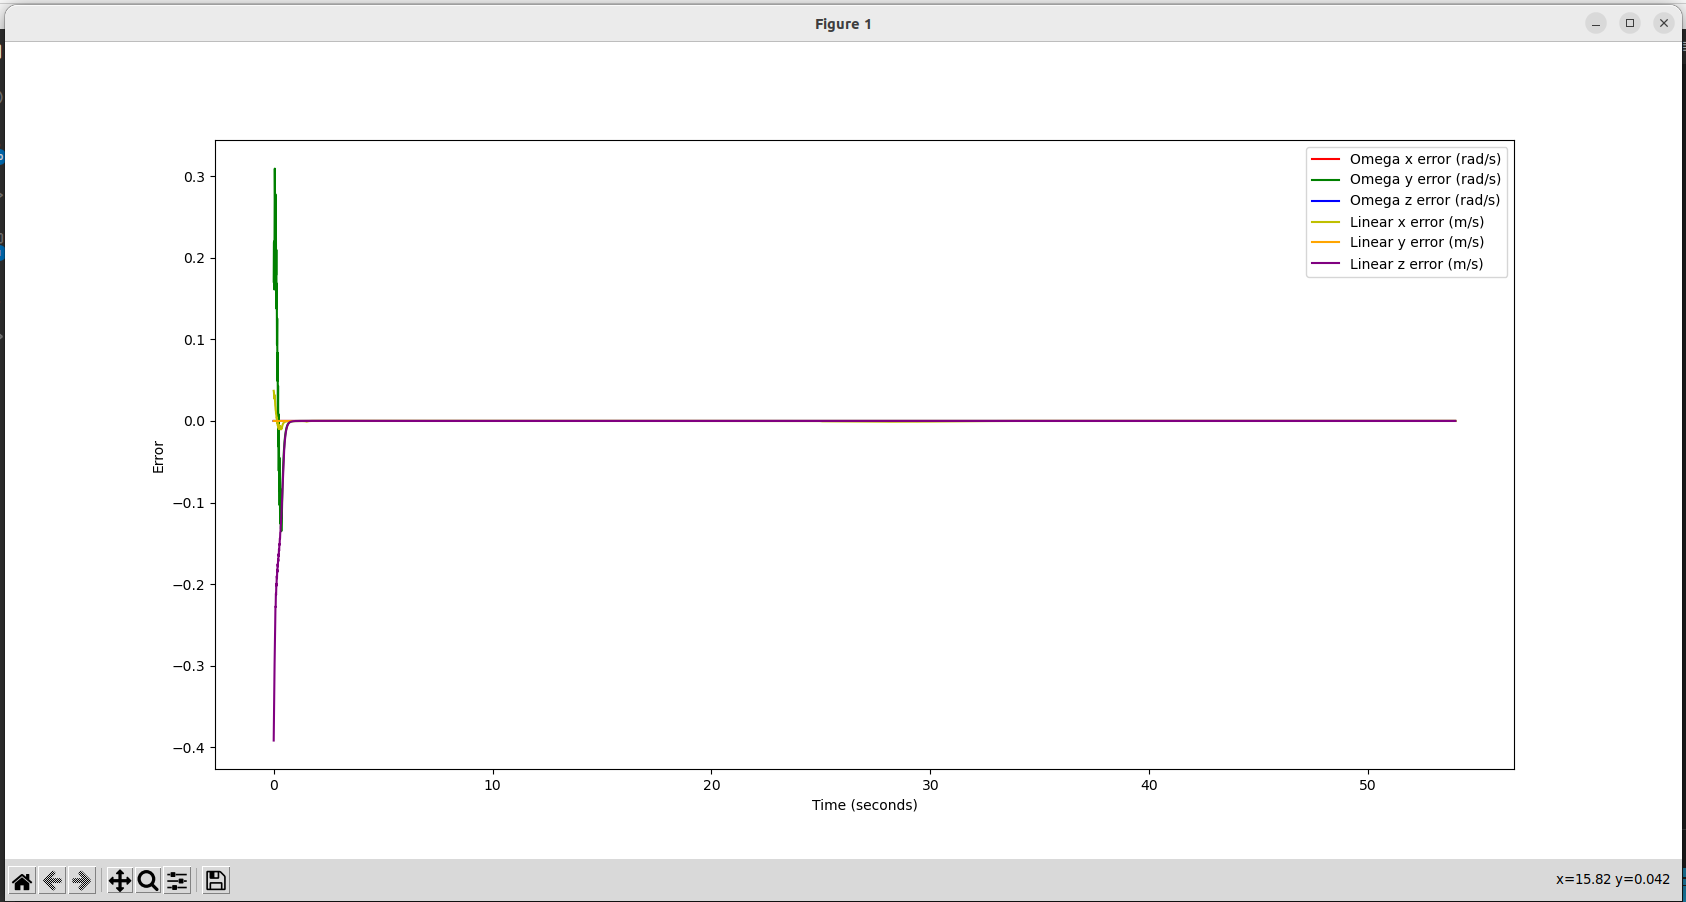

Write Python code to recreate this figure.
import modern_robotics as mr
import numpy as np
import csv
import matplotlib.pyplot as plt

Blist = np.array([[0,         0,         1,         0,    0.033,        0],
                  [0,        -1,         0,   -0.5076,        0,        0],
                  [0,        -1,         0,   -0.3526,        0,        0],
                  [0,        -1,         0,   -0.2176,        0,        0],
                  [0,         0,         1,         0,        0,        0]]).T

T_sci = np.array([[1, 0, 0, 1],
                  [0, 1, 0, 0],
                  [0, 0, 1, 0.025],
                  [0, 0, 0, 1]])

T_scf = np.array([[0, 1, 0, 0],
                  [-1, 0, 0, -1],
                  [0, 0, 1, 0.025],
                  [0, 0, 0, 1]])

T_b0 = np.array([[1, 0, 0, 0.1662],
                 [0, 1, 0, 0],
                 [0, 0, 1, 0.0026],
                 [0, 0, 0, 1]])

M_0e = np.array([[1, 0, 0, 0.033],
                 [0, 1, 0, 0],
                 [0, 0, 1, 0.6546],
                 [0, 0, 0, 1]])

T_sei = np.array([[0, 0, 1, 0],
                  [0, 1, 0, 0],
                  [-1, 0, 0, 0.5],
                  [0, 0, 0, 1]])

T_ces = np.array([[-1, 0, 0, 0],
                  [0, 1, 0, 0],
                  [0, 0, -1, 0.2],
                  [0, 0, 0, 1]])  # ce standoff

T_cegrasp = np.array([[-1, 0, 0, 0],
                      [0, 1, 0, 0],
                      [0, 0, -1, 0],
                      [0, 0, 0, 1]])

k = 1

identity6 = np.array([[1, 0, 0, 0, 0, 0],
                      [0, 1, 0, 0, 0, 0],
                      [0, 0, 1, 0, 0, 0],
                      [0, 0, 0, 1, 0, 0],
                      [0, 0, 0, 0, 1, 0],
                      [0, 0, 0, 0, 0, 1]])

Ki = 10.50*identity6  # 10.5
Kp = 1.0*identity6
dt = 0.01

wheel_radius = 0.0475
l_wheel = 0.47/2
w_wheel = 0.15
gamma_13 = -np.pi/4
gamma_24 = np.pi/4

F_pseudo = np.array([[-1/(l_wheel+w_wheel), 1/(l_wheel+w_wheel),
                    1/(l_wheel+w_wheel), -1/(l_wheel+w_wheel)],
                    [1, 1, 1, 1],
                    [-1, 1, -1, 1]])*(wheel_radius/4)

F6 = np.array([[0, 0, 0, 0], [0, 0, 0, 0], F_pseudo[0],
              F_pseudo[1], F_pseudo[2], [0, 0, 0, 0]])


def TrajectoryGenerator(T_sei, T_sci, T_scf, T_cegrasp, T_cestandoff, k):
    """
    Get the desired trajectory.

    Generates the reference trajectory for the end effector frame.

    Args:
    ----
    Tsei: Initial Configuration of the EE in the space frame.
    Tsci: Initial Configuration of the cube in the space frame.
    Tscf: Final Configuration of the cube in the space frame.
    Tcegrasp: EE configuration relative to the cube when picked up.
    Tcestandoff: EE standoff configuration relative to cube.
    k: Number of trajectory reference configurations per 0.01 seconds.

    Returns
    -------
    config_list: List of 13-vector configurations of the end-effector
    """

    T_ees1 = T_sci@T_cestandoff
    config_list = []

    # Trajectory to standoff above cube
    traj1 = mr.CartesianTrajectory(T_sei, T_ees1, 4, 4*k/0.01, 3)
    for i in range(0, len(traj1)):
        config_line = []
        for j in range(0, 3):
            for k in range(0, 3):
                config_line.append(traj1[i][j][k])
        for q in range(0, 3):
            config_line.append(traj1[i][q][3])
        config_line.append(0)
        config_list.append(config_line)

    T_eegrasp1 = T_sci@T_cegrasp

    # Trajectory to cube
    traj2 = mr.CartesianTrajectory(T_ees1, T_eegrasp1, 4, 4*k/0.01, 3)
    for i in range(0, len(traj2)):
        config_line = []
        for j in range(0, 3):
            for k in range(0, 3):
                config_line.append(traj2[i][j][k])
        for q in range(0, 3):
            config_line.append(traj2[i][q][3])
        config_line.append(0)
        config_list.append(config_line)

    # Trajectory grab cube
    traj3 = mr.CartesianTrajectory(T_eegrasp1, T_eegrasp1, 1, 1*k/0.01, 3)
    for i in range(0, len(traj3)):
        config_line = []
        for j in range(0, 3):
            for k in range(0, 3):
                config_line.append(traj3[i][j][k])
        for q in range(0, 3):
            config_line.append(traj3[i][q][3])
        config_line.append(1)
        config_list.append(config_line)

    # Trajectory to move back to standoff
    traj4 = mr.CartesianTrajectory(T_eegrasp1, T_ees1, 4, 4*k/0.01, 3)
    for i in range(0, len(traj4)):
        config_line = []
        for j in range(0, 3):
            for k in range(0, 3):
                config_line.append(traj4[i][j][k])
        for q in range(0, 3):
            config_line.append(traj4[i][q][3])
        config_line.append(1)
        config_list.append(config_line)

    T_ees2 = T_scf@T_cestandoff

    # Trajectory to move to standoff 2
    traj5 = mr.ScrewTrajectory(T_ees1, T_ees2, 6, 6*k/0.01, 3)
    for i in range(0, len(traj5)):
        config_line = []
        for j in range(0, 3):
            for k in range(0, 3):
                config_line.append(traj5[i][j][k])
        for q in range(0, 3):
            config_line.append(traj5[i][q][3])
        config_line.append(1)
        config_list.append(config_line)

    T_eegrasp2 = T_scf@T_cegrasp

    # Trajectory to move to final block pos
    traj6 = mr.CartesianTrajectory(T_ees2, T_eegrasp2, 6, 6*k/0.01, 3)
    for i in range(0, len(traj6)):
        config_line = []
        for j in range(0, 3):
            for k in range(0, 3):
                config_line.append(traj6[i][j][k])
        for q in range(0, 3):
            config_line.append(traj6[i][q][3])
        config_line.append(1)
        config_list.append(config_line)

    # Trajectory to ungrasp block
    traj7 = mr.CartesianTrajectory(T_eegrasp2, T_eegrasp2, 1, 1*k/0.01, 3)
    for i in range(0, len(traj7)):
        config_line = []
        for j in range(0, 3):
            for k in range(0, 3):
                config_line.append(traj7[i][j][k])
        for q in range(0, 3):
            config_line.append(traj7[i][q][3])
        config_line.append(0)
        config_list.append(config_line)

    # Trajectory to ungrasp block
    traj8 = mr.CartesianTrajectory(T_eegrasp2, T_ees2, 3, 3*k/0.01, 3)
    for i in range(0, len(traj8)):
        config_line = []
        for j in range(0, 3):
            for k in range(0, 3):
                config_line.append(traj8[i][j][k])
        for q in range(0, 3):
            config_line.append(traj8[i][q][3])
        config_line.append(0)
        config_list.append(config_line)

    # with open('traj.csv', 'w', newline='') as f:
    #     writer = csv.writer(f)
    #     writer.writerows(config_list)

    return config_list


def NextState(config, velocities, dt, w_max):
    """
    Get the next configuration state.

    Computes the configuration at the next timestep.

    Args:
    ----
    config: A configuration 13-vector for the chassis, arm joints,
    wheels, and gripper state.
    velocities: A 9-vector containing the wheel arm joint omegas (rad/s).
    dt: Timestep in seconds

    Returns
    -------
    new_config: A new configuration 13-vector for the next timestep.
    """

    # config: chassis phi, chassis x, chassis y, J1, J2, J3, J4, J5,
    # W1, W2, W3, W4, gripper state
    # velocities: 4 u vars, 5 arm joint speeds
    new_config = config

    # Cap the limit of the joint velocities
    for i in range(0, len(velocities)):
        if velocities[i] > w_max:
            velocities[i] = w_max
        elif velocities[i] < -w_max:
            velocities[i] = -w_max

    phi, x, y = config[0], config[1], config[2]

    u_vals = velocities[:4]
    Vb = F_pseudo @ u_vals
    # Vb6 = [0, 0, Vb[0], Vb[1], Vb[2], 0]

    if 0.0001 > Vb[0] > -0.0001:
        Vb = Vb
    else:
        Vb[0] = Vb[0]
        Vb[1] = ((Vb[1]*np.sin(Vb[0])) + (Vb[2]*(np.cos(Vb[0])-1)))/Vb[0]
        Vb[2] = ((Vb[2]*np.sin(Vb[0])) + (Vb[1]*(1-np.cos(Vb[0]))))/Vb[0]

    q_rot = np.array([[1, 0, 0],
                      [0, np.cos(phi), -np.sin(phi)],
                      [0, np.sin(phi), np.cos(phi)]])

    # This rotation takes the body twist and trasfers it back to world frame
    Vb = q_rot@Vb

    for i in range(3, 8):
        new_config[i] = config[i] + (velocities[i+1] * dt)

    for j in range(8, 12):
        new_config[j] = config[j] + (velocities[j-8] * dt)

    new_config[0] = phi + (Vb[0] * dt)
    new_config[1] = x + (Vb[1] * dt)
    new_config[2] = y + (Vb[2] * dt)

    return new_config


def GetCurrentXJacobian(config, Tb0, M_0e, Blist):
    """
    Calculate X and Jacobian.

    Helper function for getting the current X matrix and Jacobian.
    Args:
    ----
    config: A configuration 13-vector for the chassis, arm joints, wheels,
    and gripper state.
    Tb0: The transformation matrix from the chassis origin to the arm base.
    M_0e: The M matrix when the arm is at the home configuration.
    Blist: The body screw axes when the robot is in the home configuration.

    Returns
    -------
    Tse: A new EE configuration matrix with updated positions.
    J_pseudo: The pseudoinverse of the body jacobian for the whole robot
    """

    # X = Tse = Tsb_q @ Tb0 T0e
    phi, x, y = config[0], config[1], config[2]

    J1, J2, J3, J4, J5 = config[3], config[4], config[5], config[6], config[7]
    thetalist_t = [J1, J2, J3, J4, J5]

    T_sb_q = np.array([[np.cos(phi), -np.sin(phi), 0, x],
                       [np.sin(phi), np.cos(phi), 0, y],
                       [0, 0, 1, 0.0963],
                       [0, 0, 0, 1]])
    T_0e = mr.FKinBody(M_0e, Blist, thetalist_t)

    Tse = T_sb_q @ Tb0 @ T_0e

    J_base = mr.Adjoint(mr.TransInv(Tse)@T_sb_q)@F6

    J_arm = mr.JacobianBody(Blist, thetalist_t)
    # if the arm joints are too close to collision (summing to pi),
    # we need to set the corresponding columns of J_arm to 0

    # if abs(J3+J4) >= np.pi:
    #     J_arm[:, 2] = np.zeros(6)
    #     J_arm[:, 3] = np.zeros(6)

    Je = np.hstack((J_base, J_arm))

    # If tall
    # J_pseduo = np.linalg.inv(Je.T@Je)@Je.T
    # If wide
    J_pseudo = Je.T@np.linalg.inv(Je@Je.T)

    return Tse, J_pseudo


def FeedbackControl(Tse, Tse_d, Tse_d_next, Kp, Ki, dt):
    """
    Controller.

    Feedforward and feedback control of the robot.

    Args:
    ----
    Tse: The current configuration matrix of the EE in space
    Tse_d: The desired configuration matrix of the EE in space
    Tse_d_next: The next desired configuration matrix of the EE in space
    Kp: The proportional gain matrix of the controller
    Ki: The integral gain matrix of the controller

    Returns
    -------
    V: The twist of the robot
    """

    # Invert the current configuration matrix
    X_inv = mr.TransInv(Tse)

    # Compute the error twist of the configuration
    X_err_twist = mr.se3ToVec(mr.MatrixLog6(X_inv@Tse_d))

    # Calculate twist vectors for the V(t) equation
    Vd = mr.se3ToVec((1/dt)*mr.MatrixLog6(mr.TransInv(Tse_d)@Tse_d_next))
    Vb = mr.Adjoint(X_inv@Tse_d)@Vd

    V = Vb + Kp@X_err_twist + Ki@(X_err_twist + (dt * X_err_twist))

    return V, X_err_twist


def GetVelocities(J_pseudo, V):
    """
    Get the velocities.

    Calculates the next set of velocities for the robot.

    Args:
    ----
    J_pseudo: The pseudoinverse of the jacobian of the robot.
    V: The twist of the robot.

    Returns
    -------
    u_thetadot: The velocities of the wheels and the arm joints
    """

    u_thetadot = J_pseudo@V
    return u_thetadot


def TrajtoMatrix(Traj):
    """
    Trajectory to matrix.

    Takes the trajectory 13-array and returns a matrix.

    Args:
    ----
    Trajectory: A 13-vector for the EE including R, p, and the gripper state

    Returns
    -------
    T_mat: A trajectory point as a transformation matrix without gripper state.
    """

    T_mat = np.array([[Traj[0], Traj[1], Traj[2], Traj[9]],
                      [Traj[3], Traj[4], Traj[5], Traj[10]],
                      [Traj[6], Traj[7], Traj[8], Traj[11]],
                      [0, 0, 0, 1]])
    return T_mat

# Trying the full task


# Generate the desired trajectory
print("Begin Script")
EE_traj_desired = TrajectoryGenerator(T_sei, T_sci, T_scf, T_cegrasp, T_ces, k)
print("Goal Trajectory Created")
current_config = [0, 0, 0, 0, 0, 0.2, -1.6, 0, 0, 0, 0, 0, 0]
velocities = []
bot_config_list = []
bot_config_list.append(current_config)

with open('new_traj_plot.csv', 'w', newline='') as f:
    writer = csv.writer(f)
    writer.writerow(current_config)

    X_errors = []
    times = []

    for i in range(0, len(EE_traj_desired)-1):
        # Calculates the current EE configuration and pseudoinverse Jacobian
        Tse_current, J_pseudo_current = GetCurrentXJacobian(
            current_config, T_b0, M_0e, Blist)

        # Calculates the desired EE position from the generated trajectory
        T_se_desired = TrajtoMatrix(EE_traj_desired[i])

        # Calculates the next desired EE position from the generated trajectory
        T_se_desired_next = TrajtoMatrix(EE_traj_desired[i+1])

        # Calculates the twist and the error twist of the robot at the timestep
        V_twist, X_err_current = FeedbackControl(
            Tse_current, T_se_desired, T_se_desired_next, Kp, Ki, dt)

        # Creating the lists to plot the error as the function runs
        X_errors.append(X_err_current)
        times.append(i*0.01)

        # Calculates the velocities for the wheels and the arm joints
        velocities = GetVelocities(J_pseudo_current, V_twist)

        # Calculates the next configuration for the next timestep
        new_configuration = NextState(current_config, velocities, dt, 10)

        # Establishes the current configuration for the next loop
        current_config = new_configuration

        # Ensures that the gripper state is maintained
        current_config[-1] = EE_traj_desired[i][-1]

        # Append the list of current configurations
        bot_config_list.append(current_config)
        # print(current_config[1])
        writer.writerow(current_config)

    fig = plt.figure()

    ax = fig.add_subplot()

    X_errors = np.array(X_errors)
    ax.plot(times, X_errors[:, 0], c='r', label='Omega x error (rad/s)')
    ax.plot(times, X_errors[:, 1], c='g', label='Omega y error (rad/s)')
    ax.plot(times, X_errors[:, 2], c='b', label='Omega z error (rad/s)')
    ax.plot(times, X_errors[:, 3], c='y', label='Linear x error (m/s)')
    ax.plot(times, X_errors[:, 4], c='orange', label='Linear y error (m/s)')
    ax.plot(times, X_errors[:, 5], c='purple', label='Linear z error (m/s)')
    plt.legend()
    ax.set_xlabel('Time (seconds)')
    ax.set_ylabel('Error')
    plt.show()

print("Generating Plot")
with open('X_error_overshoot.csv', 'w', newline='') as f:
    writer = csv.writer(f)
    writer.writerows(X_errors)
print("Done")
